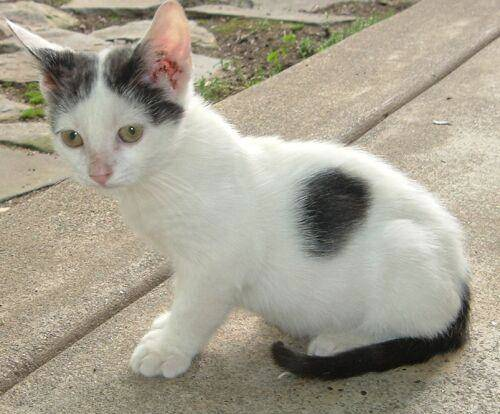
#> input picture ComputerVision/images/cat.3.jpg, 500 x 414 px
$ jupyter execute 'openCv阈值操作.ipynb'   (shell and % lines are left out)
#> lines starting #> are read from the running program, lines starting #| are printed output that depends on the picture; after the words box and inside, x2 and y2 are one past the last pixel; in counts of white or black regions, pixels touching at a corner belong together
[cell 1]
import matplotlib.pyplot as plt
import numpy as np
import cv2

[cell 2]
cat = cv2.imread("./images/cat.3.jpg")
#> cat is the input picture: shape (414, 500, 3); mean B, G, R 144.3, 159.9, 165.9
dog = cv2.imread("./images/dog.3.jpg")
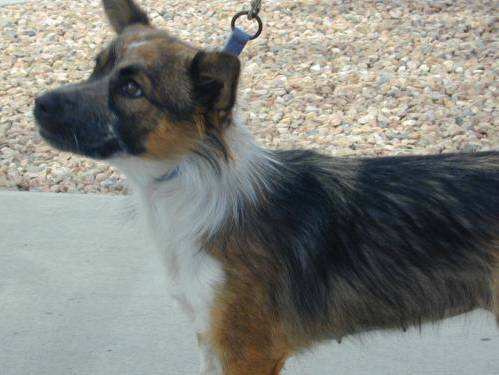
#> input picture ComputerVision/images/dog.3.jpg, 499 x 375 px
#> dog is the input picture: shape (375, 499, 3); mean B, G, R 126, 131.7, 130.7

[cell 3]
def img_change_chanels(img):
    return cv2.merge(cv2.split(img)[::-1])

[cell 4]
cat = img_change_chanels(cat)
dog = img_change_chanels(dog)

[cell 5]
def show(img):
    plt.imshow(img)
    cv2.waitKey(0)
    cv2.destroyAllWindows()

[cell 6]
show(cat)

###  阈值处理 threshold(img，阈值，max，处理方式)

[cell 7]
ret,img1 = cv2.threshold(cat,127,255,cv2.THRESH_BINARY) # 二值化处理 小于阈值的都设为0，大于的设为1
ret,img2 = cv2.threshold(cat,127,255,cv2.THRESH_BINARY_INV) # 二值化处理，大于阈值为0，小于为1 inverse
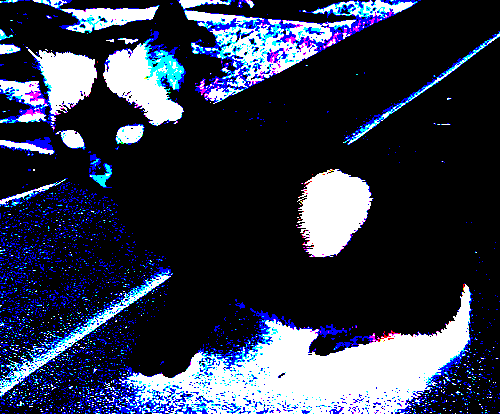
#> img2: shape (414, 500, 3); mean R, G, B 48.6, 54.5, 74.1

[cell 8]
def show_sub(images,x,y):
    for i in range(len(images)):
        plt.subplot(x,y,i+1)
        plt.imshow(images[i])
    cv2.waitKey(0)
    cv2.destroyAllWindows()

[cell 9]
ret,img3 = cv2.threshold(cat,127,255,cv2.THRESH_TRUNC) # 大于阈值设为阈值，否则不变
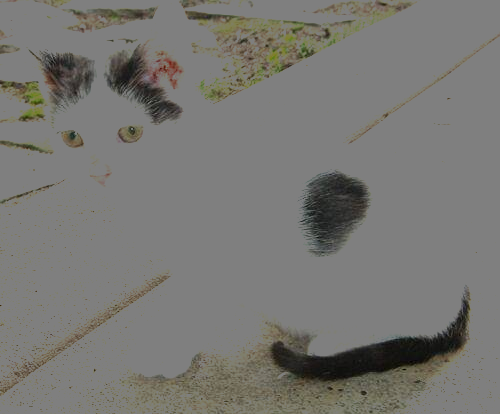
#> img3: shape (414, 500, 3); mean R, G, B 119.8, 119, 115.2
ret,img4 = cv2.threshold(cat,127,255,cv2.THRESH_TOZERO) # 大于阈值不变，否则为零
ret,img5 = cv2.threshold(cat,127,255,cv2.THRESH_TOZERO_INV) # 大于阈值为零，否则不变
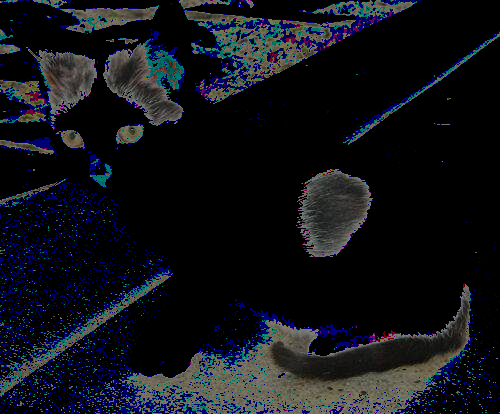
#> img5: shape (414, 500, 3); mean R, G, B 17, 19.1, 25.1

[cell 10]
images = [cat,img1,img2,img3,img4,img5]

[cell 11]
show_sub(images,2,3)
#> the loop in show_sub, `for i in range(len(images)):` made 6 passes

[cell 12]
def getBinChanel(chanel,thres,max):
    new_img = np.copy(chanel)
    for i in range(len(new_img)):
        for j in range(len(new_img[0])):
            if new_img[i][j] < thres:
                new_img[i][j] = 0
            else:
                new_img[i][j] = max
    return new_img

[cell 13]
def getBinImg(img,thres,max):
    result = np.copy(cv2.split(img))
    for i in range(len(result)):
        result[i] = getBinChanel(result[i],thres,max)
    return cv2.merge(result)

### 彩色图的二值化处理

[cell 14]
zeros = np.zeros(cat.shape[:2], dtype = "uint8")

r,g,b = cv2.split(cat)
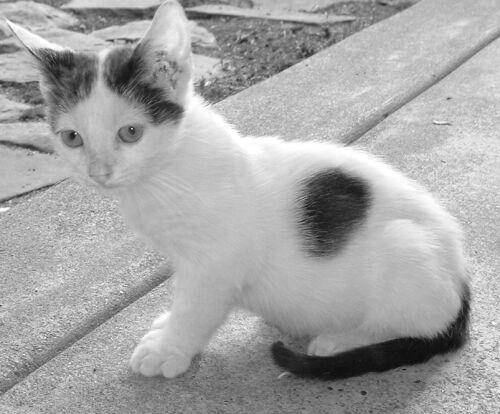
#> r: shape (414, 500); min 0, max 255, mean 165.9
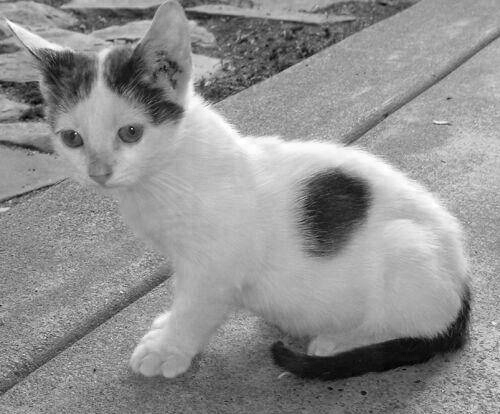
#> b: shape (414, 500); min 0, max 255, mean 144.3
images = [cv2.merge([r,zeros,zeros]),cv2.merge([zeros,g,zeros]),cv2.merge([zeros,zeros,b])]
show_sub(images,1,3)
#> the loop in show_sub (call 2), `for i in range(len(images)):` made 3 passes
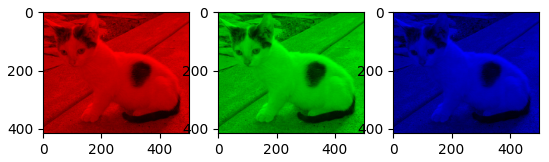
#> figure drawn by matplotlib, 3 panels

[cell 15]
show(getBinImg(cat,127,255))
#> the loop in getBinImg, `for i in range(len(result)):` made 3 passes

[cell 16]
cv2.imshow("bin",getBinImg(img_change_chanels(cat),127,255))
#> the loop in getBinImg (call 2), `for i in range(len(result)):` made 3 passes
cv2.waitKey(0)
cv2.destroyAllWindows()

### 灰度图的二值化处理

[cell 17]
new_r = getBinChanel(r,127,255)
#> after the loop in getBinChanel (call 7), `for i in range(len(new_img)):`:
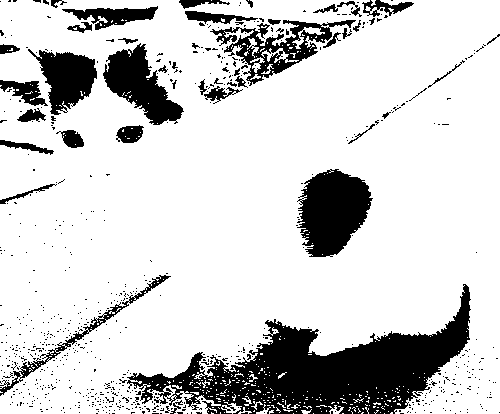
#> new_img: shape (414, 500); 81.4% white; 727 black regions (684 under 20 px), largest, box (x1, y1, x2, y2) and area: (127, 284, 471, 414) 17155, (297, 169, 373, 257) 4596, (103, 43, 184, 125) 3101
show(cv2.merge([new_r,zeros,zeros]))
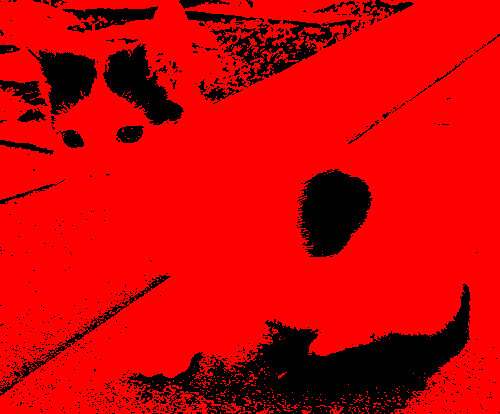
#> shown: shape (414, 500, 3); mean R, G, B 207.5, 0, 0

### 三通道求和平均二值化

[cell 18]
def getBinImage(img,thres,max_num):
#> called with thres = 127, max_num = 255
    indexs = np.mean(img,axis=2)
    chanel = np.copy(img[:,:,0])
    for i in range(len(indexs)):
        for j in range(len(indexs[0])):
            if indexs[i][j]<thres:
                chanel[i][j] = 0
            else:
                chanel[i][j] = max_num
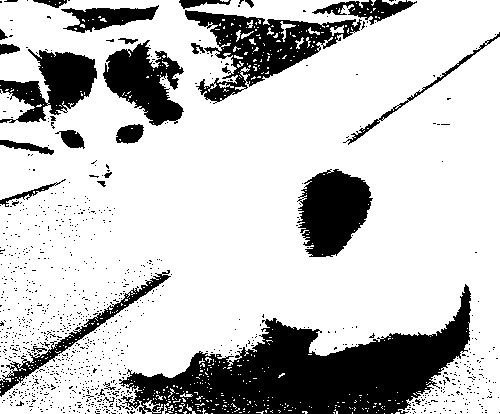
#> chanel: shape (414, 500); 77.2% white; 1031 black regions (1004 under 20 px), largest, box (x1, y1, x2, y2) and area: (119, 284, 471, 414) 19923, (185, 10, 362, 104) 5975, (297, 169, 373, 257) 4586
    return cv2.merge([chanel,chanel,chanel])
